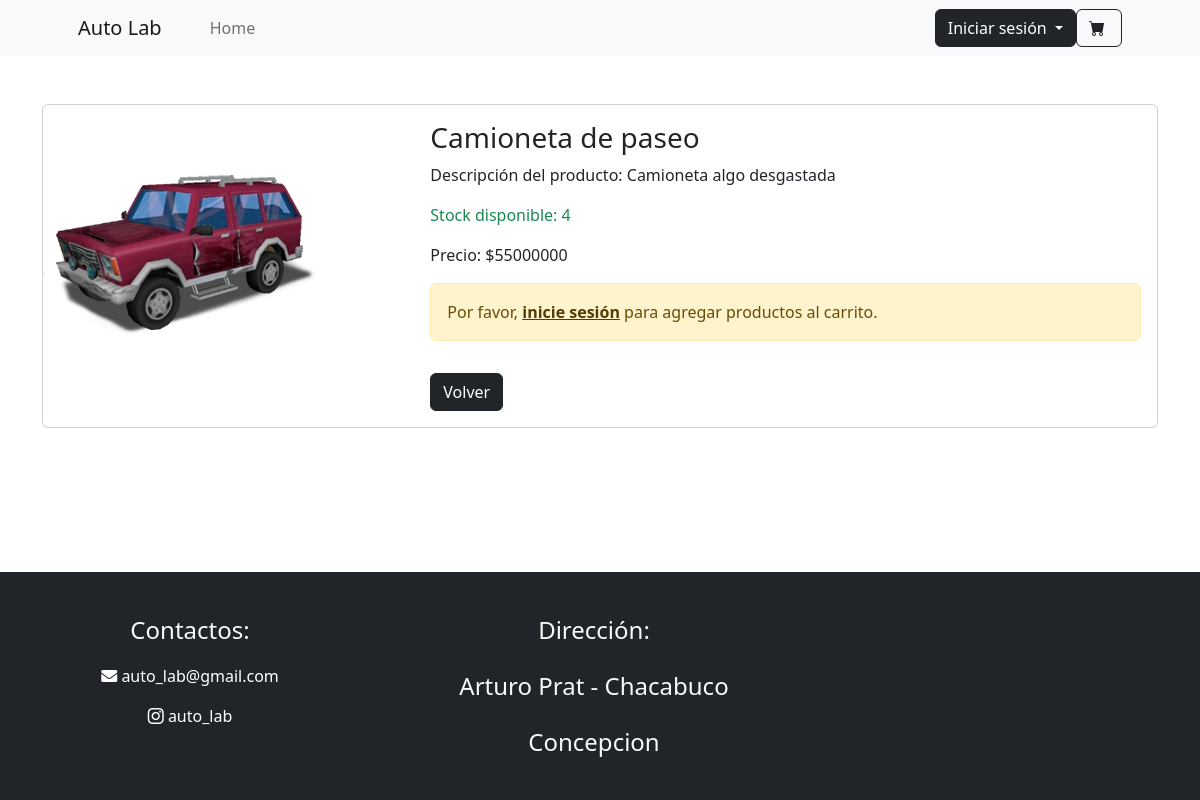
Before: /detalle_producto/5/ with the older database file.
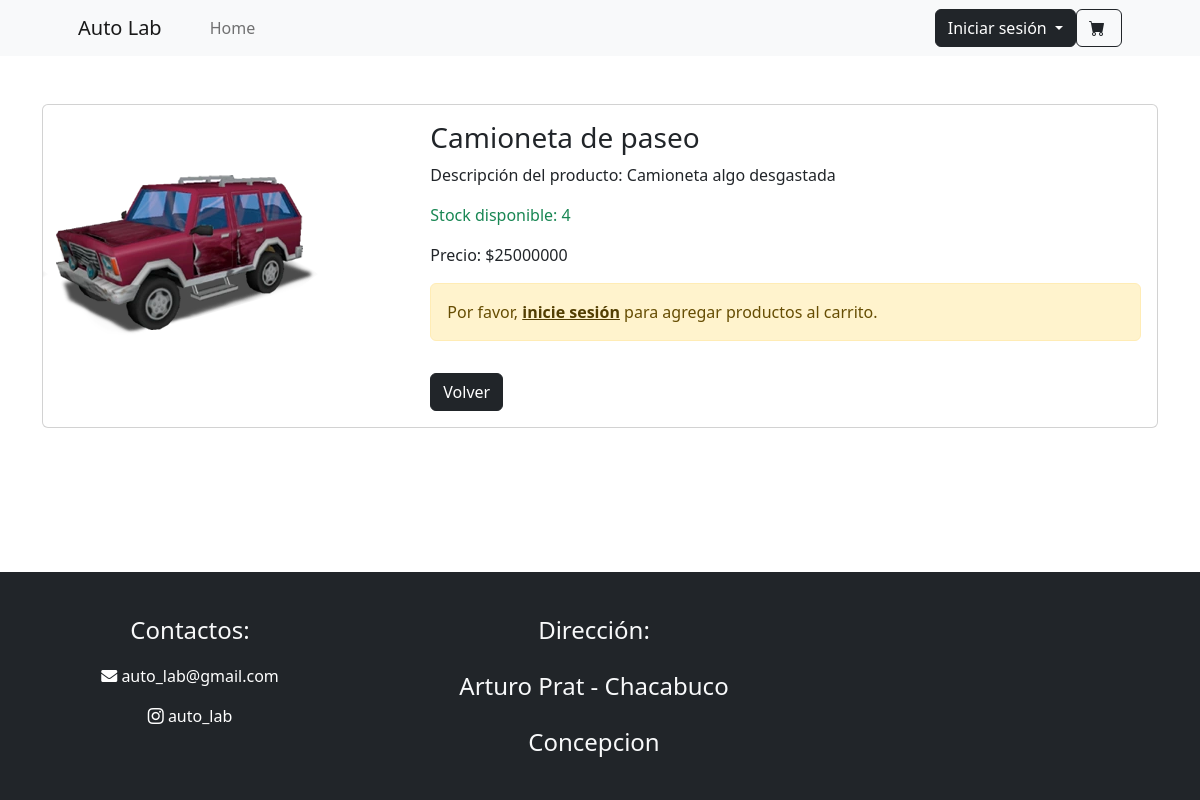
After: the same page with the newer database file.
### mi_web/models.py (models this page shows, shortened)
class producto(models.Model):
    nombre=models.CharField(max_length=50, null=False ,unique=True)
    stock=models.IntegerField(default=0, validators=[MinValueValidator(0),MaxValueValidator(1000)])
    descripción=models.CharField(max_length=150, null=False)
    precio=models.IntegerField(default=0, validators=[MinValueValidator(0),MaxValueValidator(999999)])
    foto=models.ImageField(upload_to='producto',null=False)

### mi_web/views.py (the view)
# urls.py: path('detalle_producto/<int:producto_id>/', views.detalle_producto, name='detalle_producto'),
def detalle_producto(request, producto_id):
    producto2 = get_object_or_404(producto, id=producto_id)
    return render(request, 'vet/detalle_producto.html', {'producto': producto2})

### mi_web/context_processors.py (called while the page is built)
def carrito(request:HttpRequest):
    if request.user.is_authenticated:
        carito = CarritoDeCompras.objects.get(user=request.user)
        return {"carrito":carito}
    return {}

### mi_web/templates/vet/detalle_producto.html (shortened to what this page needs)
{% extends "vet/base_p.html" %}
{% load static %}
{% load crispy_forms_tags %}
{% block contenido %}
<div class="container mt-5">
    <div class="card mb-4">
        <div class="row g-0">
            <div class="col-md-4">
                <img src="{{ producto.foto.url }}" class="img-fluid rounded-start" alt="foto">
            </div>
            <div class="col-md-8">
                <div class="card-body">
                    <h3 class="card-title">{{ producto.nombre }}</h3>
                    <p class="card-text">Descripción del producto: {{ producto.descripción }}</p>
                    <p class="card-text text-success">Stock disponible: {{ producto.stock }}</p>
                    <p class="card-text">Precio: <span class="precio">${{ producto.precio }}</span></p>
                    {% if request.user.is_authenticated %}
                        <form action="{% url 'agregar_producto' producto.id %}" method="post">
                            {% csrf_token %}
                            <div class="input-group mb-3">
                                <button type="button" class="btn btn-outline-secondary" onclick="decrement('cantidad_producto_{{ item.id }}')">-</button>
                                <input type="number" class="form-control text-center" id="cantidad_producto_{{ item.id }}" name="cantidad" min="1" max="{{ producto.stock }}" value="1" readonly>
                                <button type="button" class="btn btn-outline-secondary" onclick="increment('cantidad_producto_{{ item.id }}')">+</button>
                            </div>
                            <button type="submit" class="btn btn-success">Agregar al Carrito</button>
                        </form>
                    {% else %}
                        <div class="alert alert-warning" role="alert">
                            Por favor, <a href="{% url 'login' %}" class="alert-link">inicie sesión</a> para agregar productos al carrito.
                        </div>
                    {% endif %}
                    <a href='{% url "index" %}' class="btn btn-dark mt-3">Volver</a>
                </div>
            </div>
        </div>
    </div>
</div>
{% endblock contenido %}

Changed rows visible on the page:
changed producto "Camioneta de paseo": precio "55000000" → "25000000"
